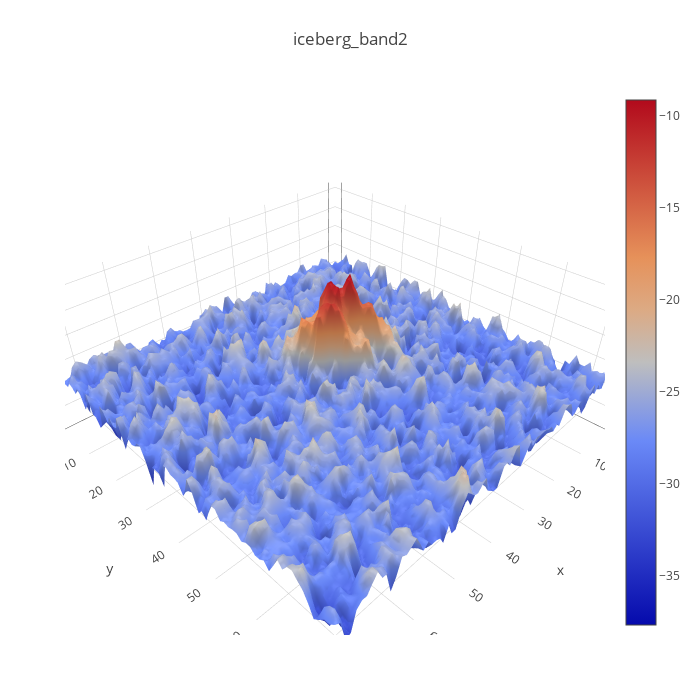

Source (notebook cell):
### Code cell
plotmy3d(train_images[5,:,:,1], 'iceberg_band2')

### Figure 1 — Plotly figure (JSON) as saved in the notebook; plotly's stock layout.template omitted (floating-point values rounded to 4 significant figures; data arrays with more than 128 entries replaced by an {"elided": "..."} marker saying what was removed)
{"data": [{"type": "surface", "z": {"elided": "75x75 float values"}}], "layout": {"autosize": false, "height": 700, "margin": {"b": 65, "l": 65, "r": 50, "t": 90}, "title": "iceberg_band2", "width": 700}}
